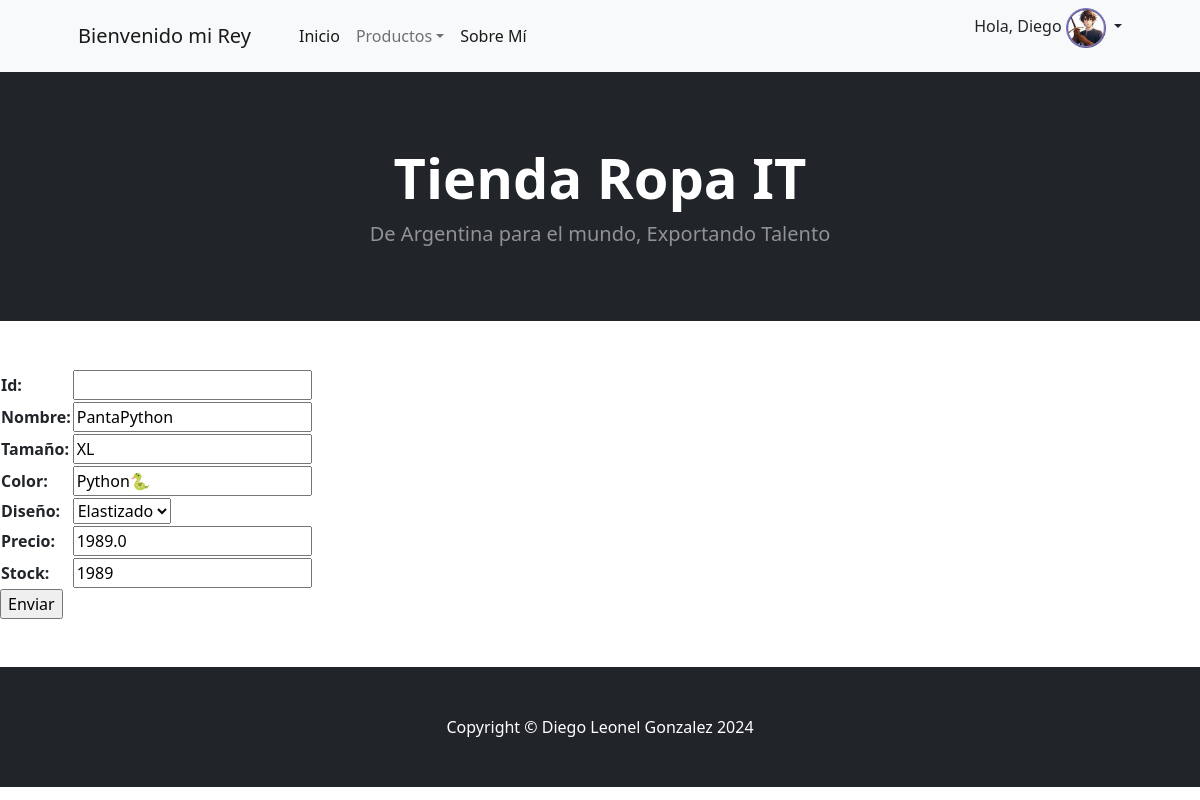
/editarPant/PantaPython/ (signed in), run on the app's committed database.
### AppPreEntreg3/models.py (models this page shows, shortened)
class Avatar(models.Model):
    user = models.ForeignKey(User, on_delete=models.CASCADE) #Referencia a la estructura que almacena el usuario. El avatar se elimina junto al usuario.
    imagen = models.ImageField(upload_to='avatares', null=True, blank = True)

class ProdPantalon (models.Model):
    nombre = models.CharField(max_length=30)
    tamaño = models.CharField(max_length=3)
    color = models.CharField(max_length=10)
    diseño = models.CharField(max_length=20, choices=choicesPant, default=CARGO)
    precio = models.FloatField()
    stock = models.IntegerField()

### AppPreEntreg3/views.py (the view)
    def wrapper(request, *args, **kwargs):
        if not request.user.is_superuser:
            return render(request, "AppPreEntreg3/inicio.html", {"mensaje5":"No eres superadmin, por favor logueate como tal"})
        return view_func(request, *args, **kwargs)

### AppPreEntreg3/forms.py
class PantalonesForm(forms.Form):
    id= forms.IntegerField()
    nombre= forms.CharField(max_length=30)
    tamaño = forms.CharField(max_length=3)
    color = forms.CharField(max_length=10)
    diseño = forms.ChoiceField(choices=choicesPant)
    precio = forms.FloatField()
    stock = forms.IntegerField()

### AppPreEntreg3/views.py (called while the page is built)
def superadmin_required(view_func):
    def wrapper(request, *args, **kwargs):
        if not request.user.is_superuser:
            return render(request, "AppPreEntreg3/inicio.html", {"mensaje5":"No eres superadmin, por favor logueate como tal"})
        return view_func(request, *args, **kwargs)
    return wrapper

### AppPreEntreg3/templates/AppPreEntreg3/editarPantalon.html (shortened to what this page needs)
{% extends "AppPreEntreg3/padre.html" %}
{% load static %}
{% block BloqueCambiante %}
    <form action="" method="post">{% csrf_token %}
        <table>
            {{ miFormulario.as_table }}
        </table>
        <input type="submit", value="Enviar">
    </form>
{% endblock %}

### AppPreEntreg3/templates/AppPreEntreg3/padre.html (shortened to what this page needs)
<!DOCTYPE html>
<html lang="en">
    <head>
        {% load static %}
        <link href="https://cdn.jsdelivr.net/npm/bootstrap-icons@1.5.0/font/bootstrap-icons.css" rel="stylesheet" />
        <link href="{% static 'AppPreEntreg3/css/styles.css' %}" rel="stylesheet" />
    </head>
    <body>
        <nav class="navbar navbar-expand-lg navbar-light bg-light">
            <div class="container px-4 px-lg-5">
                <a class="navbar-brand">Bienvenido mi Rey </a>
                <div class="collapse navbar-collapse" id="navbarSupportedContent">
                    <ul class="navbar-nav me-auto mb-2 mb-lg-0 ms-lg-4">
                        <li class="nav-item"><a class="nav-link active" aria-current="page" href="{% url 'Inicio' %}">Inicio</a></li>
                        <li class="nav-item dropdown">
                            <a class="nav-link dropdown-toggle" id="navbarDropdown" href="#" role="button" data-bs-toggle="dropdown" aria-expanded="false">Productos</a>
                        </li>
                        <li class="nav-item"><a class="nav-link active" aria-current="page" href="{% url 'Aboutme' %}">Sobre Mí</a></li>
                    </ul>
                </div>
                {% if request.user.is_authenticated %}
                    <ul class="nav-item dropdown">
                        <a class="nav-link dropdown-toggle" id="navbarDropdown" role="button" data-bs-toggle="dropdown" aria-expanded="false">Hola, {{user.username}}
                            {% with avatares=request.user.avatar_set.all %}
                            {% if avatares %}
                                {% with ultimo_avatar=avatares.last %}
                                    <img height="40px" src="{{ ultimo_avatar.imagen.url }}">
                                {% endwith %}
                            {% endif %}
                            {% endwith %}
                        </a>
                    </ul>
                {% else %}
                    <a class="btn btn-outline-dark" href="{% url 'Login' %}" style="margin-right: 5px;">Login</a>
                    <a class="btn btn-outline-dark" href="{% url 'Register' %}" style="margin-right: 5px;">Registrate</a>
                {% endif %}
            </div>
        </nav>
        <header class="bg-dark py-4">
            <div class="container px-4 px-lg-5 my-5">
                <div class="text-center text-white">
                    <h1 class="display-4 fw-bolder">Tienda Ropa IT</h1>
                    <p class="lead fw-normal text-white-50 mb-0">De Argentina para el mundo, Exportando Talento</p>
                </div>
            </div>
        </header>
        <section class="py-5">
            {% block BloqueCambiante %}
            {% endblock %}
        </section>
        <footer class="py-5 bg-dark">
            <div class="container"><p class="m-0 text-center text-white">Copyright &copy; Diego Leonel Gonzalez 2024</p></div>
        </footer>
    </body>
</html>

### data on the page
Avatar: imagen (picture)
ProdPantalon: nombre "PantaPython", tamaño "XL", color "Python🐍", diseño "Elastizado", precio "1989.0", stock "1989"

### other printed values
{{ user.username }} "Diego"
